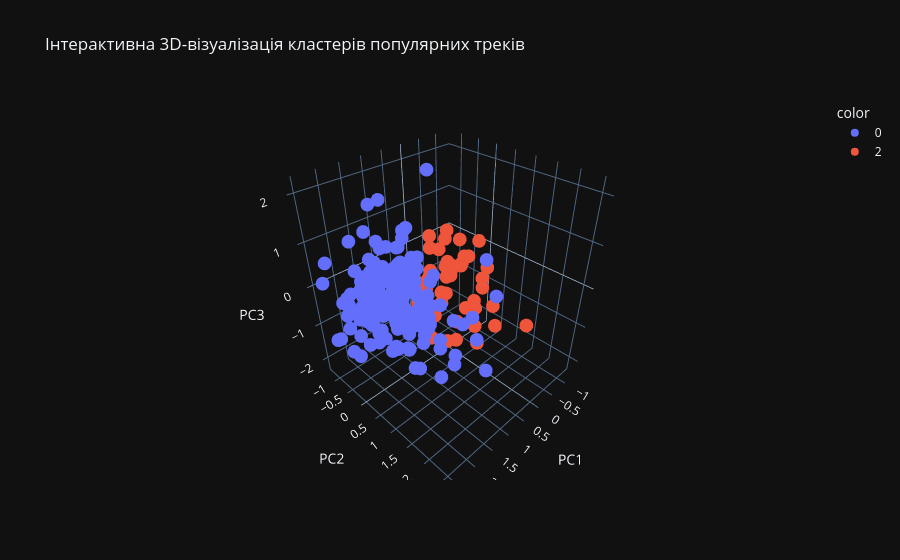

Write notebook code for a chart like this one.
### Markdown cell above
Візуалізуємо в 3D

### Code cell
popular_pca_3 = pca_3.transform(popular_scaled)

popular_vis_3 = pd.DataFrame(popular_pca_3, columns=['PC1', 'PC2', 'PC3'])
popular_vis_3['cluster'] = popular_clusters
popular_vis_3['track_name'] = popular_df['track_name'].values
popular_vis_3['artist_name'] = popular_df['artist_name'].values
popular_vis_3['popularity'] = popular_df['popularity'].values

fig = px.scatter_3d(popular_vis_3, x="PC1", y="PC2", z = "PC3", color=popular_vis_3['cluster'].astype(str),
                 hover_data=['track_name', 'artist_name', 'popularity'],
                 title="Інтерактивна 3D-візуалізація кластерів популярних треків")
fig.show()

### Figure 1 — Plotly figure (JSON) as saved in the notebook; plotly's stock layout.template omitted (floating-point values rounded to 4 significant figures; data arrays with more than 128 entries replaced by an {"elided": "..."} marker saying what was removed)
{"data": [{"customdata": {"elided": "355x3 mixed values"}, "hovertemplate": "color=0<br>PC1=%{x}<br>PC2=%{y}<br>PC3=%{z}<br>track_name=%{customdata[0]}<br>artist_name=%{customdata[1]}<br>popularity=%{customdata[2]}<extra></extra>", "legendgroup": "0", "marker": {"color": "#636efa", "symbol": "circle"}, "mode": "markers", "name": "0", "scene": "scene", "showlegend": true, "x": {"elided": "355 float values"}, "y": {"elided": "355 float values"}, "z": {"elided": "355 float values"}, "type": "scatter3d"}, {"customdata": {"elided": "62x3 mixed values"}, "hovertemplate": "color=2<br>PC1=%{x}<br>PC2=%{y}<br>PC3=%{z}<br>track_name=%{customdata[0]}<br>artist_name=%{customdata[1]}<br>popularity=%{customdata[2]}<extra></extra>", "legendgroup": "2", "marker": {"color": "#EF553B", "symbol": "circle"}, "mode": "markers", "name": "2", "scene": "scene", "showlegend": true, "x": [-0.6781, -0.9847, 0.3224, 0.03185, 0.2292, 0.3764, -0.1812, -0.4425, 0.2141, 0.2748, 0.53, -0.6636, 0.5523, 0.356, -0.1549, 0.2977, 0.4294, 0.53, -0.9219, -0.6636, 0.5523, -0.6781, 0.2845, -0.9847, 0.3224, -0.4647, 0.2292, 0.03185, -0.1812, 0.3764, 0.04698, -0.631, 0.4294, -0.4425, -0.2012, 0.2124, 0.2141, 0.2583, -0.6636, -0.04377, -0.9728, -0.2379, -0.3581, -0.4509, 0.6224, -0.5955, -0.2814, -0.7169, -0.02644, -0.9193, 0.5047, -0.2252, -1.211, 0.2748, 0.4295, -0.8746, 0.2219, 0.1547, -1.211, -0.3772, 0.5047, -1.298], "y": [0.8685, 0.1702, 1.192, 0.8113, -0.1843, -0.5384, -0.1003, -0.5413, 0.4915, -0.3435, 0.7706, 0.7788, 0.01486, 0.3352, 0.9711, -0.1421, -0.2605, 0.7706, 0.02852, 0.7788, 0.01486, 0.8685, 0.06696, 0.1702, 1.192, -0.5758, -0.1843, 0.8113, -0.1003, -0.5384, -0.5367, -0.686, -0.2605, -0.5413, -0.5078, 2.303, 0.4915, 1.049, 0.7788, -0.636, -0.5937, 0.3252, 0.4605, -0.3788, -0.3469, -0.1815, -0.3475, -0.2669, -0.6203, -0.2494, -0.6431, -0.2569, -0.03801, -0.3435, -0.04937, -0.3431, 0.1498, 0.2431, -0.03801, -0.626, -0.6431, -0.2693], "z": [-1.603, -1.008, -1.301, -0.5297, -1.116, -0.5604, -0.2905, -0.478, -1.184, -0.3633, -1.348, -1.063, -1.742, -1.764, 0.2978, -1.317, -0.5378, -1.348, -2.249, -1.063, -1.742, -1.603, -0.8488, -1.008, -1.301, 0.2404, -1.116, -0.5297, -0.2905, -0.5604, -0.3736, 0.3512, -0.5378, -0.478, 0.09938, -0.2341, -1.184, -0.4793, -1.063, 0.1459, 0.01517, -1.13, -0.9949, -0.6604, -0.871, -0.3644, -0.6088, -0.3829, 0.4628, -0.2791, -0.7249, -0.1283, -0.9463, -0.3633, -1.105, -0.3015, -0.5729, 0.1689, -0.9463, -1.241, -0.7249, -0.02276], "type": "scatter3d"}], "layout": {"scene": {"domain": {"x": [0.0, 1.0], "y": [0.0, 1.0]}, "xaxis": {"title": {"text": "PC1"}}, "yaxis": {"title": {"text": "PC2"}}, "zaxis": {"title": {"text": "PC3"}}}, "legend": {"title": {"text": "color"}, "tracegroupgap": 0}, "title": {"text": "Інтерактивна 3D-візуалізація кластерів популярних треків"}}}
